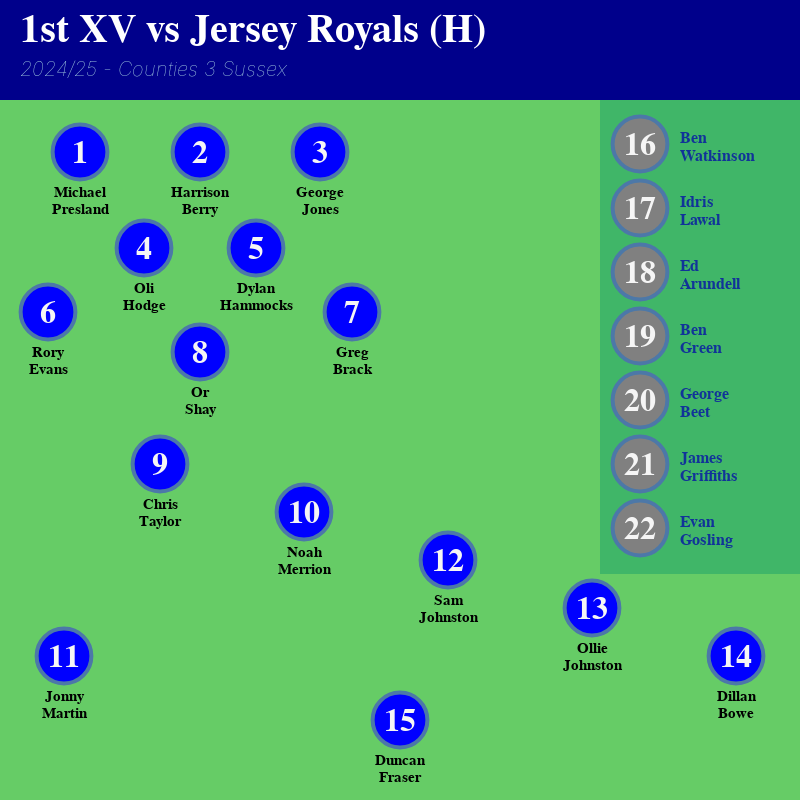

Notebook code cell kept with this figure:
### Markdown cell above
# Team Sheets

### Code cell
def team_sheet_chart(
        squad=1, 
        names=None, 
        captain=None, 
        vc=None, 
        opposition=None, 
        home=True, 
        competition="Counties 1 Sussex",
        season="2023/24"
    ):

    if names is None:
        df = team_sheets()    

        # Last row as dict
        team = df.iloc[-1].to_dict()


        label = f'{"1st" if squad==1 else "2nd"} XV vs {team["Opposition"]}({team["Home/Away"]})'
        captain = team["Captain"]
        vc = team["VC1"]
        season = team["Season"]
        competition = team["Competition"]

        # Keep keys that can be converted to integers
        team = {int(k): v for k, v in team.items() if k.isnumeric() and v}

        # Convert team to dataframe with Number and Player columns
        team = pd.DataFrame(team.items(), columns=["Number", "Player"])

    else:
        label = f'{"1st" if squad==1 else "2nd"} XV vs {opposition} ({"H" if home else "A"})'

        # Convert names to Player column of a dataframe with Number column (1-len(names))
        team = pd.DataFrame({"Player": names, "Number": range(1, len(names)+1)})

    coords = pd.DataFrame([
                {"n": 1, "x": 10, "y": 81},
                {"n": 2, "x": 25, "y": 81},
                {"n": 3, "x": 40, "y": 81},
                {"n": 4, "x": 18, "y": 69},
                {"n": 5, "x": 32, "y": 69},
                {"n": 6, "x": 6, "y": 61},
                {"n": 7, "x": 44, "y": 61},
                {"n": 8, "x": 25, "y": 56},
                {"n": 9, "x": 20, "y": 42},
                {"n": 10, "x": 38, "y": 36},
                {"n": 11, "x": 8, "y": 18},
                {"n": 12, "x": 56, "y": 30},
                {"n": 13, "x": 74, "y": 24},
                {"n": 14, "x": 92, "y": 18},
                {"n": 15, "x": 50, "y": 10},
                {"n": 16, "x": 80, "y": 82},
                {"n": 17, "x": 80, "y": 74},
                {"n": 18, "x": 80, "y": 66},
                {"n": 19, "x": 80, "y": 58},
                {"n": 20, "x": 80, "y": 50},
                {"n": 21, "x": 80, "y": 42},
                {"n": 22, "x": 80, "y": 34},
                {"n": 23, "x": 80, "y": 26},
            ])
    team = team.merge(coords, left_on="Number", right_on="n", how="inner").drop(columns="n")

    # Add captain (C) and vice captain (VC) else None
    team["Captain"] = team["Player"].apply(lambda x: "C" if x == captain else "VC" if x == vc else None)

    team["Player"] = team["Player"].str.split(" ")

    team.to_dict(orient="records")

    with open("team-sheet-lineup.json") as f:
        chart = json.load(f)
    chart["data"]["values"] = team.to_dict(orient="records")
    chart["title"]["text"] = label
    chart["title"]["subtitle"] = f"{season} - {competition}"

    n_replacements = len(team) - 15
    
    y = 126 + (n_replacements * 64)
    chart["layer"][0]["mark"]["y2"] = y
    # return chart
    return alt.Chart.from_dict(chart)

team_sheet_chart()

### Figure 1 — Vega-Lite specification as saved in the notebook (floating-point values rounded to 4 significant figures)
{"config": {"axis": {"labelFont": "Lato, sans-serif", "titleFont": "PT Sans Narrow, Helvetica Neue, Helvetica, Arial, sans-serif", "labelFontSize": 13, "titleFontSize": 24, "gridColor": "#202947", "gridOpacity": 0.2}, "header": {"labelFont": "PT Sans Narrow, Helvetica Neue, Helvetica, Arial, sans-serif", "titleFont": "PT Sans Narrow, Helvetica Neue, Helvetica, Arial, sans-serif", "labelFontSize": 24, "titleFontSize": 28, "labelFontWeight": "bold", "orient": "left"}, "legend": {"labelFont": "Lato, sans-serif", "titleFont": "PT Sans Narrow, Helvetica Neue, Helvetica, Arial, sans-serif", "labelFontSize": 14, "titleFontSize": 16, "titlePadding": 5, "fillColor": "white", "strokeColor": "black", "padding": 10, "titleFontWeight": "lighter", "titleFontStyle": "italic", "titleColor": "gray", "offset": 10}, "title": {"font": "PT Sans Narrow, Helvetica Neue, Helvetica, Arial, sans-serif", "fontSize": 48, "fontWeight": "bold", "anchor": "start", "align": "center", "titlePadding": 20, "subtitlePadding": 10, "subtitleFontWeight": "lighter", "subtitleFontSize": 12, "subtitleColor": "", "subtitleFontStyle": "italic", "offset": 15, "color": "black"}, "axisX": {"labelAngle": 0}, "facet": {"title": null, "header": null, "align": {"row": "each", "column": "each"}}, "resolve": {"scale": {"y": "independent", "facet": "independent"}}, "background": "#20294710", "style": {"cell": {"stroke": "transparent"}}}, "layer": [{"mark": {"type": "rect", "align": "center", "color": "mediumseagreen", "fontSize": 32, "fontWeight": "bolder", "opacity": 0.1, "x": 600, "x2": "width", "y": 100, "y2": 574}}, {"mark": {"type": "rect", "color": "darkblue", "x": 0, "x2": "width", "y": 0, "y2": 100}}, {"layer": [{"mark": {"type": "point", "color": "#139", "filled": true, "opacity": 1, "size": 3000}, "encoding": {"color": {"condition": {"test": "datum['Number'] > 15", "value": "grey"}, "value": "blue"}}}, {"mark": {"type": "point", "filled": false, "opacity": 1, "size": 3000, "strokeWidth": 4}}], "encoding": {"x": {"axis": null, "field": "x", "scale": {"domain": [0, 100]}, "type": "quantitative"}, "y": {"axis": null, "field": "y", "scale": {"domain": [0, 100]}, "type": "quantitative"}}}, {"mark": {"type": "text", "align": "center", "color": "whitesmoke", "dy": 1, "fontSize": 32, "fontWeight": "bolder"}, "encoding": {"text": {"field": "Number", "type": "nominal"}, "x": {"axis": null, "field": "x", "type": "quantitative"}, "y": {"axis": null, "field": "y", "type": "quantitative"}}}, {"mark": {"type": "text", "align": "center", "color": "#000", "fontSize": 15, "fontWeight": "bold", "yOffset": 40}, "encoding": {"text": {"field": "Player", "type": "nominal"}, "x": {"axis": null, "field": "x", "type": "quantitative"}, "y": {"axis": null, "field": "y", "type": "quantitative"}}, "transform": [{"filter": {"field": "Number", "lt": 16}}]}, {"mark": {"type": "text", "align": "left", "color": "#139", "fontSize": 16, "fontWeight": "bold", "xOffset": 40, "yOffset": -6}, "encoding": {"text": {"field": "Player", "type": "nominal"}, "x": {"axis": null, "field": "x", "type": "quantitative"}, "y": {"axis": null, "field": "y", "type": "quantitative"}}, "transform": [{"filter": {"field": "Number", "gte": 16}}]}, {"mark": {"type": "text", "align": "left", "color": "white", "fontSize": 11, "opacity": 0.7, "xOffset": 40, "yOffset": 11}, "encoding": {"x": {"axis": null, "field": "x", "type": "quantitative"}, "y": {"axis": null, "field": "y", "type": "quantitative"}}, "transform": [{"filter": {"field": "Number", "gte": 16}}]}], "background": "#6c6", "data": {"name": "data-0f44af8d34f0b4462f46524dc890ddd9"}, "height": 800, "padding": 0, "title": {"text": "1st XV vs Jersey Royals (H)", "align": "left", "anchor": "start", "color": "white", "dx": 20, "dy": 20, "font": "Helvetica Neue, Helvetica, Arial, sans-serif", "fontSize": 40, "fontWeight": "bold", "offset": -60, "orient": "top", "subtitle": "2024/25 - Counties 3 Sussex", "subtitleColor": "lightblue", "subtitleFontSize": 20}, "width": 800, "$schema": "https://vega.github.io/schema/vega-lite/v5.17.0.json", "datasets": {"data-0f44af8d34f0b4462f46524dc890ddd9": [{"Number": 1, "Player": ["Michael", "Presland"], "x": 10, "y": 81, "Captain": null}, {"Number": 2, "Player": ["Harrison", "Berry"], "x": 25, "y": 81, "Captain": null}, {"Number": 3, "Player": ["George", "Jones"], "x": 40, "y": 81, "Captain": null}, {"Number": 4, "Player": ["Oli", "Hodge"], "x": 18, "y": 69, "Captain": null}, {"Number": 5, "Player": ["Dylan", "Hammocks"], "x": 32, "y": 69, "Captain": null}, {"Number": 6, "Player": ["Rory", "Evans"], "x": 6, "y": 61, "Captain": "C"}, {"Number": 7, "Player": ["Greg", "Brack"], "x": 44, "y": 61, "Captain": null}, {"Number": 8, "Player": ["Or", "Shay"], "x": 25, "y": 56, "Captain": null}, {"Number": 9, "Player": ["Chris", "Taylor"], "x": 20, "y": 42, "Captain": null}, {"Number": 10, "Player": ["Noah", "Merrion"], "x": 38, "y": 36, "Captain": null}, {"Number": 11, "Player": ["Jonny", "Martin"], "x": 8, "y": 18, "Captain": null}, {"Number": 12, "Player": ["Sam", "Johnston"], "x": 56, "y": 30, "Captain": null}, {"Number": 13, "Player": ["Ollie", "Johnston"], "x": 74, "y": 24, "Captain": null}, {"Number": 14, "Player": ["Dillan", "Bowe"], "x": 92, "y": 18, "Captain": null}, {"Number": 15, "Player": ["Duncan", "Fraser"], "x": 50, "y": 10, "Captain": null}, {"Number": 16, "Player": ["Ben", "Watkinson"], "x": 80, "y": 82, "Captain": null}, {"Number": 17, "Player": ["Idris", "Lawal"], "x": 80, "y": 74, "Captain": null}, {"Number": 18, "Player": ["Ed", "Arundell"], "x": 80, "y": 66, "Captain": null}, {"Number": 19, "Player": ["Ben", "Green"], "x": 80, "y": 58, "Captain": null}, {"Number": 20, "Player": ["George", "Beet"], "x": 80, "y": 50, "Captain": null}, {"Number": 21, "Player": ["James", "Griffiths"], "x": 80, "y": 42, "Captain": null}, {"Number": 22, "Player": ["Evan", "Gosling"], "x": 80, "y": 34, "Captain": null}]}}
